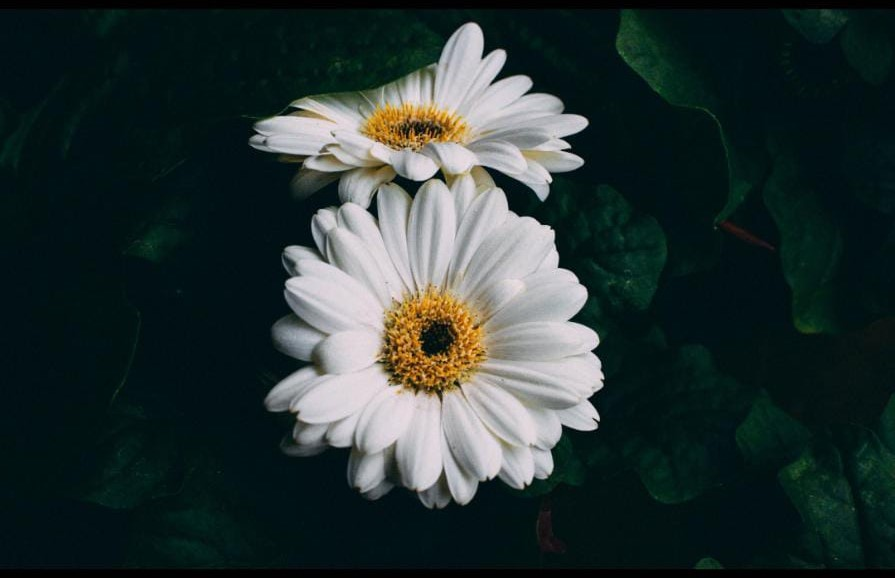
#> input picture flowerimg.jpeg, 895 x 578 px
$ jupyter execute imagecollage.ipynb
#> lines starting #> are read from the running program, lines starting #| are printed output that depends on the picture
# Collage the Image Both Created Into a Single Image

[cell 1]
import cv2 ,  numpy

[cell 2]
#uploaded the image
img1 = cv2.imread("flowerimg.jpeg")
#> img1 is the input picture: shape (578, 895, 3); mean B, G, R 50.9, 51.9, 39.2
img1.shape
img1 = cv2.resize(img1, (350, 350) )
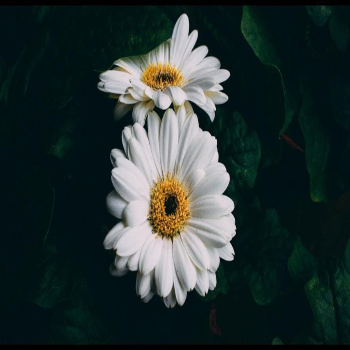
#> img1: shape (350, 350, 3); mean B, G, R 50.8, 51.9, 39.1
cv2.imshow("flowerimage1",img1)
cv2.waitKey()
cv2.destroyAllWindows()

[cell 3]
#uploaded the image
img2 = cv2.imread("Convertedimg.jpeg")
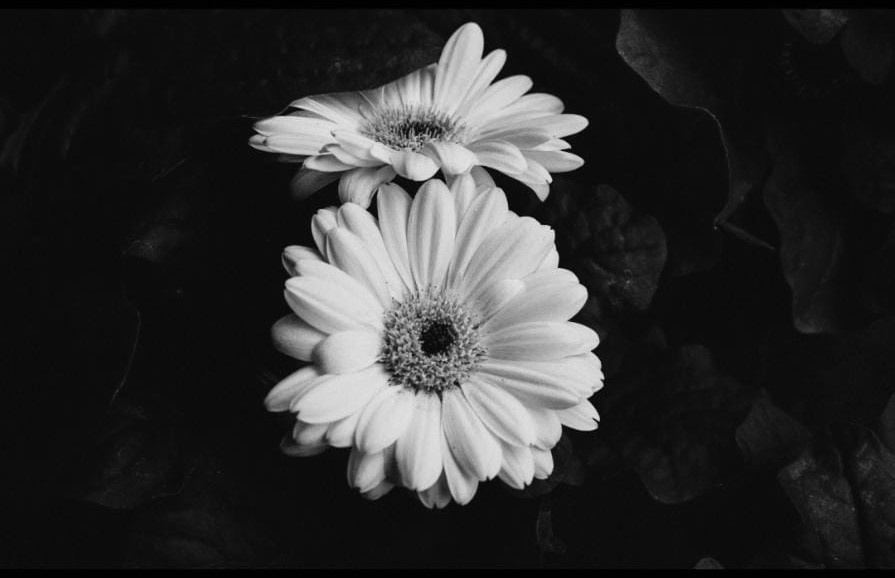
#> input picture Convertedimg.jpeg, 895 x 578 px
#> img2 is the input picture: shape (578, 895, 3); min 0, max 233, mean 48
img2.shape
img2 = cv2.resize(img2, (350, 350) )
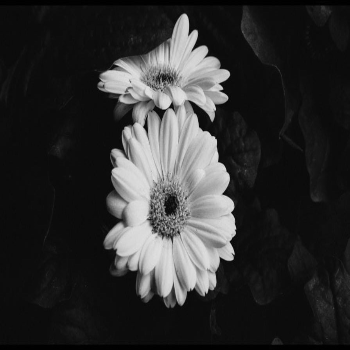
#> img2: shape (350, 350, 3); min 0, max 229, mean 47.9
cv2.imshow("flowerimage2",img2)
cv2.waitKey()
cv2.destroyAllWindows()

[cell 4]
collage1 = numpy.hstack((img1 , img2))
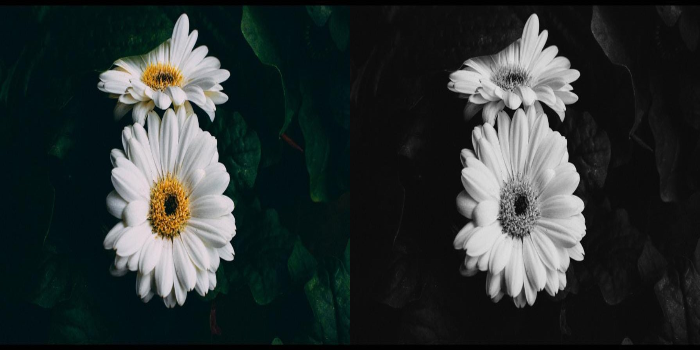
#> collage1: shape (350, 700, 3); mean B, G, R 49.4, 49.9, 43.5
cv2.imshow("collage image 1", collage1)
cv2.waitKey()
cv2.destroyAllWindows()

[cell 5]
collage2 = numpy.vstack((img1 , img2))
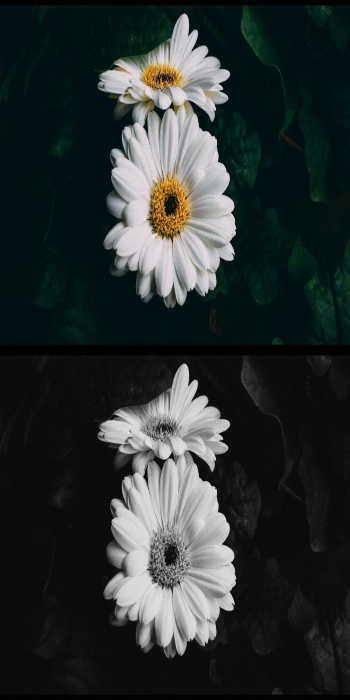
#> collage2: shape (700, 350, 3); mean B, G, R 49.4, 49.9, 43.5
cv2.imshow("collage image 1", collage2)
cv2.waitKey()
cv2.destroyAllWindows()
